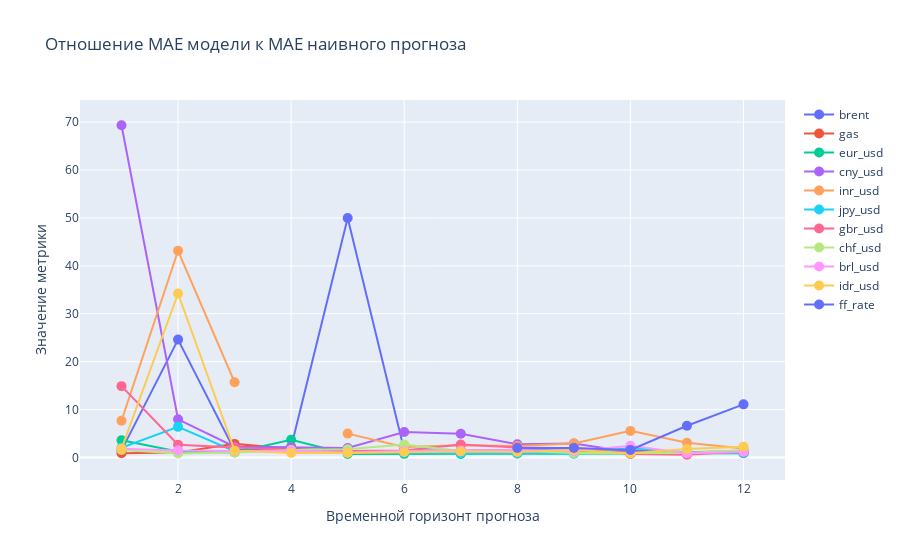

Source (notebook cell):
### Code cell
relative_cross_val_score_3 = relative_cross_val_score_encoder_decoder(df[feats], EncoderDecoderForecasterDFA)

fig = go.Figure()

metrics_6 = pd.DataFrame()

for feat in relative_cross_val_score_3.columns:

    line = relative_cross_val_score_3[feat]

    metrics_6.loc[0, feat] = sum(line < 1)

    y = np.arange(1, len(line) + 1)

    fig.add_trace(go.Scatter(x=y, y=line, mode='lines+markers', name=feat, showlegend=True, marker=dict(size=10)))

fig.update_layout(
    title='Отношение MAE модели к MAE наивного прогноза',
    xaxis_title='Временной горизонт прогноза',
    yaxis_title='Значение метрики'
)

fig.show()

### Figure 1 — Plotly figure (JSON) as saved in the notebook; plotly's stock layout.template omitted (floating-point values rounded to 4 significant figures)
{"data": [{"marker": {"size": 10}, "mode": "lines+markers", "name": "brent", "showlegend": true, "type": "scatter", "x": [1, 2, 3, 4, 5, 6, 7, 8, 9, 10, 11, 12], "y": [1.492, 24.61, 1.5, 2.196, 49.98, 1.525, 1.438, 1.614, 1.432, 1.502, 1.084, 1.366]}, {"marker": {"size": 10}, "mode": "lines+markers", "name": "gas", "showlegend": true, "type": "scatter", "x": [1, 2, 3, 4, 5, 6, 7, 8, 9, 10, 11, 12], "y": [0.9088, 1.066, 2.847, 1.833, 1.209, 1.163, 1.143, 1.079, 1.138, 1.184, 1.138, 0.9515]}, {"marker": {"size": 10}, "mode": "lines+markers", "name": "eur_usd", "showlegend": true, "type": "scatter", "x": [1, 2, 3, 4, 5, 6, 7, 8, 9, 10, 11, 12], "y": [3.6, 1.277, 1.052, 3.695, 0.7401, 0.7634, 0.7221, 0.8318, 0.883, 0.8369, 0.812, 0.8913]}, {"marker": {"size": 10}, "mode": "lines+markers", "name": "cny_usd", "showlegend": true, "type": "scatter", "x": [1, 2, 3, 4, 5, 6, 7, 8, 9, 10, 11, 12], "y": [69.35, 7.979, 2.268, 2.176, 1.972, 5.344, 4.949, 2.766, 2.934, 1.163, 1.149, 1.056]}, {"marker": {"size": 10}, "mode": "lines+markers", "name": "inr_usd", "showlegend": true, "type": "scatter", "x": [1, 2, 3, 4, 5, 6, 7, 8, 9, 10, 11, 12], "y": [7.683, 43.15, 15.72, null, 4.994, 2.193, 2.575, 2.396, 2.925, 5.561, 3.1, 1.891]}, {"marker": {"size": 10}, "mode": "lines+markers", "name": "jpy_usd", "showlegend": true, "type": "scatter", "x": [1, 2, 3, 4, 5, 6, 7, 8, 9, 10, 11, 12], "y": [2.043, 6.398, 1.325, 1.295, 1.096, 1.004, 0.858, 0.8475, 0.7778, 1.989, 1.054, 1.066]}, {"marker": {"size": 10}, "mode": "lines+markers", "name": "gbr_usd", "showlegend": true, "type": "scatter", "x": [1, 2, 3, 4, 5, 6, 7, 8, 9, 10, 11, 12], "y": [14.9, 2.688, 2.089, 1.597, 1.37, 1.459, 2.725, 2.083, 1.954, 0.7402, 0.579, 1.31]}, {"marker": {"size": 10}, "mode": "lines+markers", "name": "chf_usd", "showlegend": true, "type": "scatter", "x": [1, 2, 3, 4, 5, 6, 7, 8, 9, 10, 11, 12], "y": [1.591, 0.8644, 1.07, 1.583, 1.72, 2.701, 1.356, 1.431, 0.9451, 0.8877, 0.9323, 1.554]}, {"marker": {"size": 10}, "mode": "lines+markers", "name": "brl_usd", "showlegend": true, "type": "scatter", "x": [1, 2, 3, 4, 5, 6, 7, 8, 9, 10, 11, 12], "y": [1.825, 1.455, 1.383, 1.377, 1.038, 1.346, 1.442, 1.585, 1.32, 2.463, 0.8769, 1.178]}, {"marker": {"size": 10}, "mode": "lines+markers", "name": "idr_usd", "showlegend": true, "type": "scatter", "x": [1, 2, 3, 4, 5, 6, 7, 8, 9, 10, 11, 12], "y": [1.806, 34.23, 1.436, 0.9349, 0.9683, 1.178, 1.266, 1.141, 1.563, 0.9166, 1.757, 2.271]}, {"marker": {"size": 10}, "mode": "lines+markers", "name": "ff_rate", "showlegend": true, "type": "scatter", "x": [1, 2, 3, 4, 5, 6, 7, 8, 9, 10, 11, 12], "y": [null, null, null, null, null, null, null, 1.992, 1.974, 1.592, 6.622, 11.1]}], "layout": {"title": {"text": "Отношение MAE модели к MAE наивного прогноза"}, "xaxis": {"title": {"text": "Временной горизонт прогноза"}}, "yaxis": {"title": {"text": "Значение метрики"}}}}
